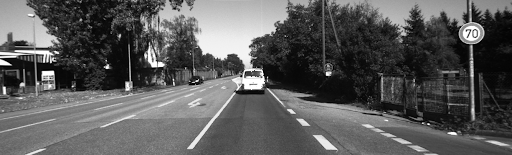
#> input picture TP2 : Histogramme - Renforcement de contraste/ressources/Ibefore.png, 512 x 155 px
$ python tp2.py
#> lines starting #> are read from the running program, lines starting #| are printed output that depends on the picture
import numpy as np
import cv2
import os
import matplotlib.pyplot as plt

def compute_histogram(img):
  histogram = np.zeros(256)
  for i in range(256):
    total = np.sum(img == i)
    histogram[i] = total

    return histogram

  # [6 lines of commented-out code are left out]

def set_seuils(img):
  seuils = 254
  new_img = img.copy()
  new_img[new_img < seuils] = 0

def compute_diff(img1, img2):
  return np.abs(img1 - img2)

def recadrage_dynamique(img):
  a = 52
  b = 156
  m = 255
  for i in range(len(img)):
    img[i] = np.round(m * ((img[i] - a) / (b - a)))
    print (img[i])

  return img


def compute_cumulated_histogram(img):
  cumulated_histogram = np.zeros(256)
  h, w= img.shape
  for i in range(256):
    total = np.sum(img <= i)
    cumulated_histogram[i] = total/(h*w)

  # print(histogram)
  plt.title("Historgram")
  plt.xlabel("pixel value")
  plt.ylabel("pixel count")
  plt.bar(range(256), cumulated_histogram, color ='brown', width = 0.4)
  plt.show()

  return cumulated_histogram

def equalize_histogram(img, cumulated_histogram):
  new_img = img.copy()
  cumulated_histogram = cumulated_histogram
  for i in range(len(img)):
    new_img[i] = np.round((cumulated_histogram[img[i]])*255)
  return new_img

def compute_normalised_histogram(img):
  p = np.zeros(256)
  h, w = img.shape
  total_pixels = h*w
  for i in range(256):
    p[i] = float(np.sum(img == i)/total_pixels)
  return p


def compute_backgroud_weight(p):
  temp_p = p
  wb = {}
  for i in range(256):
    wb[i] = float(np.sum(temp_p[:i]))
  return wb

def compute_foreground_weight(p, wb):
  wf = np.zeros(256)
  for i in range(256):
    wf[i] = float(1 - wb[i])
  return wf

def compute_average_background(wb, h):
  temp_h = h
  ub = np.zeros(256)
  for i in range(256):
    temp_h = [element * index for index, element in enumerate(h)]
    if np.sum(h[:i]) != 0:
      ub[i] = np.sum(temp_h[:i])/np.sum(h[:i])
  return ub


def compute_average_foreground(wf, h):
  temp_h = h
  uf = np.zeros(256)
  for i in range(256):
    temp_h = [element * index for index, element in enumerate(h)]
    if np.sum(h[:i]) != 0:
      uf[i] = np.sum(temp_h[i:])/np.sum(h[i:])
  return uf

def compute_variance_background(wb,wf, ub, uf):
  o2b = np.zeros(256)
  for i in range(256):
    o2b[i] = wb[i]*wf[i]*pow((ub[i]-uf[i]),2)
  return o2b

if __name__ == '__main__':
  current_dir = os.getcwd()


  img1 = cv2.imread(os.path.join(current_dir, 'ressources/Ibefore.png'), cv2.IMREAD_GRAYSCALE)
#> img1 is the input picture: shape (155, 512); min 0, max 255, mean 90.1
  img2 = cv2.imread(os.path.join(current_dir, 'ressources/Iafter.png'), cv2.IMREAD_GRAYSCALE)
  img3 = cv2.imread(os.path.join(current_dir, 'ressources/Ihistdyn.png'), cv2.IMREAD_GRAYSCALE)
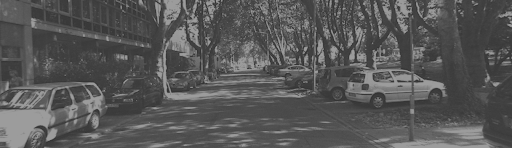
#> input picture TP2 : Histogramme - Renforcement de contraste/ressources/Ihistdyn.png, 512 x 148 px
#> img3 is the input picture: shape (148, 512); min 52, max 156, mean 87.7
  img4 = cv2.imread(os.path.join(current_dir, 'ressources/Ihistegal.png'), cv2.IMREAD_GRAYSCALE)
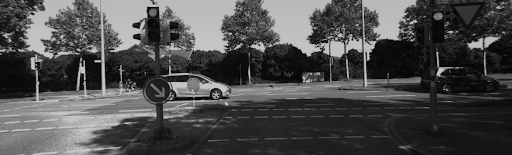
#> input picture TP2 : Histogramme - Renforcement de contraste/ressources/Ihistegal.png, 512 x 155 px
#> img4 is the input picture: shape (155, 512); min 3, max 197, mean 76.1

  img_list = [img1, img2, img3, img4]


  # [32 lines of commented-out code are left out]

  for img in img_list:
    h = compute_histogram(img)
#> (the run stopped early here; a loop or call above may not have finished)
